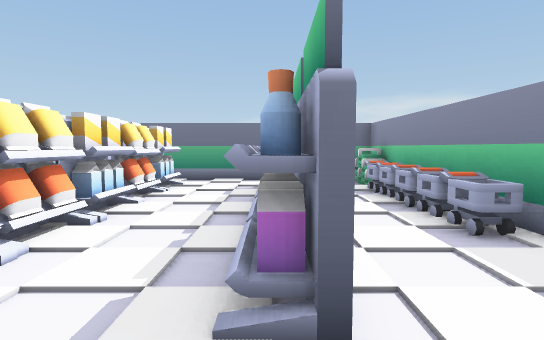
[1] (above)

15 first-person views from a walk through a 3-D level made in the Unity game engine. The camera is 0.55 m above the floor, tilts 4° down and sees 80° across. The floor is counted in squares, 0.5 m on a side. Each view is taken from the middle of a square. On the plan, view 1 faces up. The plan holds only what a view shows up to about 13 squares ahead; the rest is blank. The player is left out.

[2]
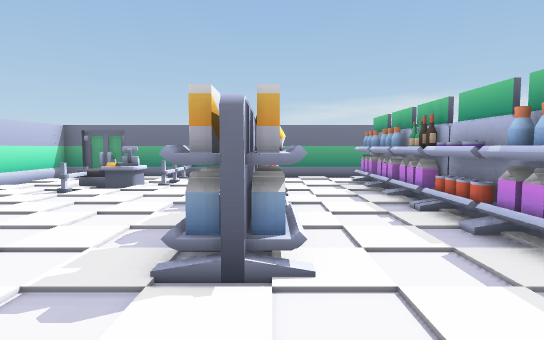

[3]
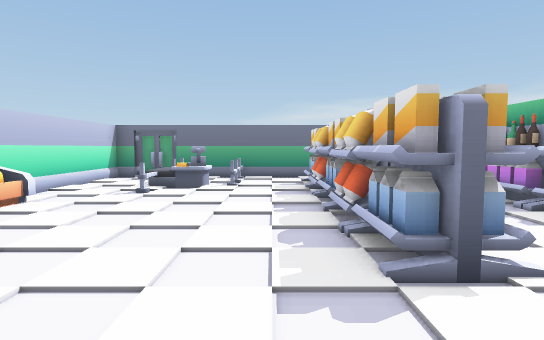

[4]
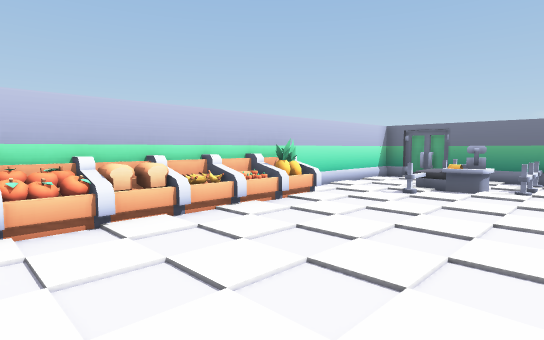

[5]
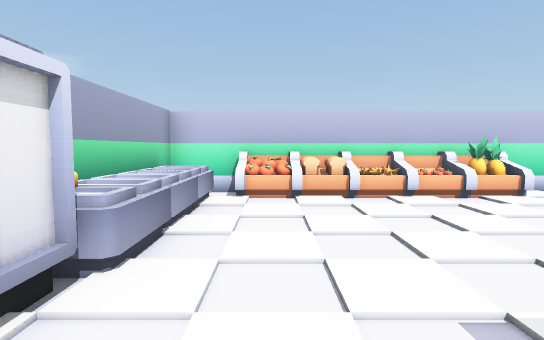

[6]
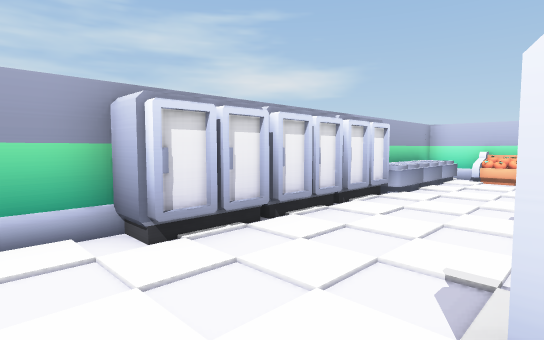

[7]
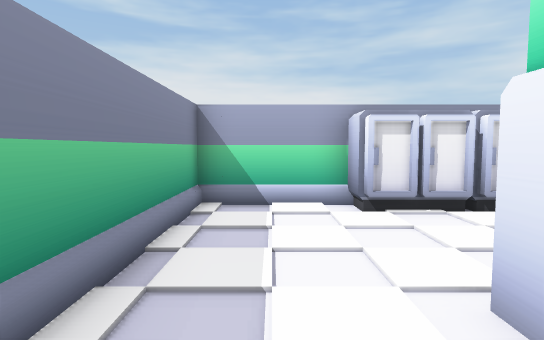

[8]
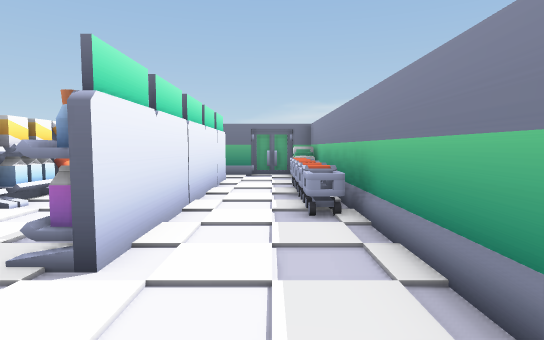

[9]
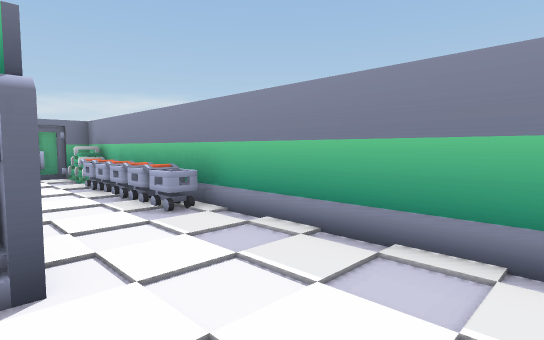

[10]
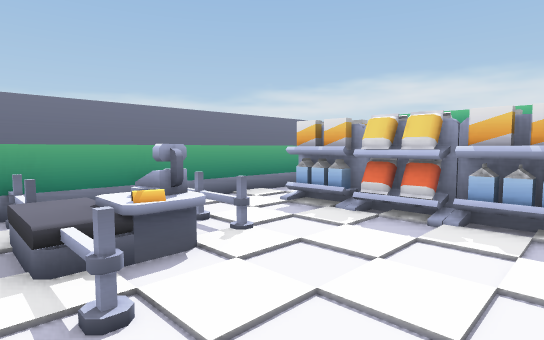

[11]
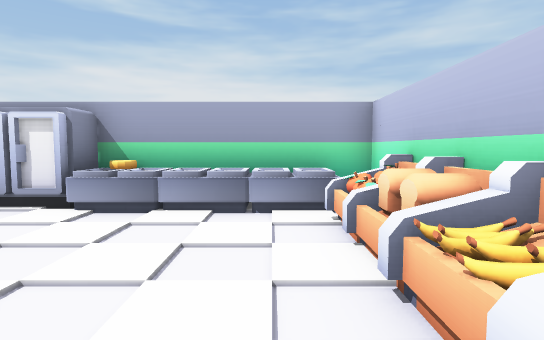

[12]
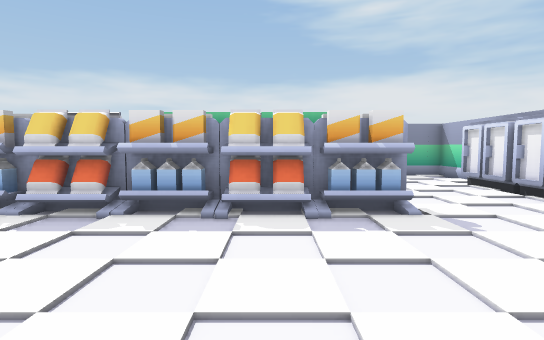

[13]
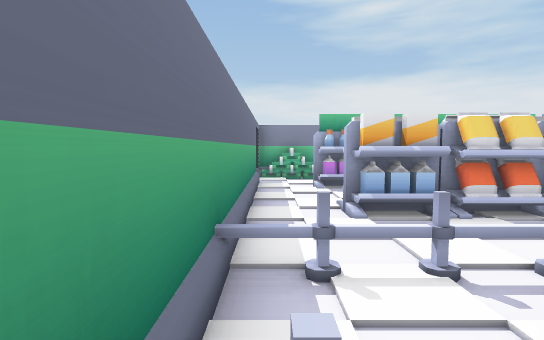

[14]
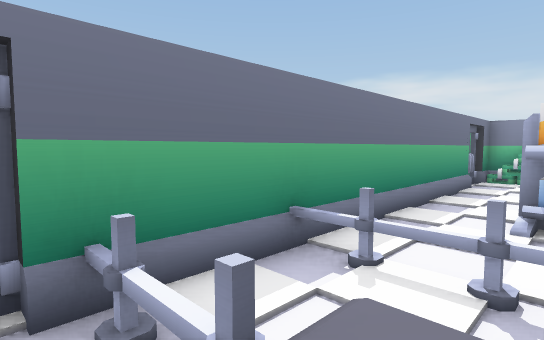

[15]
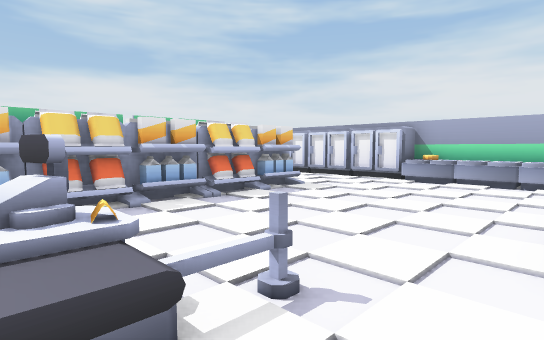

### Floor plan
Key: @ floor where view 1 was taken; # wall or solid block; . floor; O other object.
Columns run from 11 left of view 1 to 4 right of it. Each row starts with its distance up from view 1.
 12 ################
 11 #..O.O........O#
 10 #..O.O.O...O..O#
  9 #..OOO.OO..O..O#
  8 #..OOO.OO..O..O#
  7 #..O...OO..O..O#
  6 #......OO..O..O#
  5 OO.....OO..O..O#
  4 #O.....OO..O..O#
  3 OOO....OO..O...#
  2 #O.....OO..O...#
  1 #O.............#
  0 OO.........@...#
 -1 #OOOOO.........#
 -2 #OOOOOOOOOOO...#
 -3 #######    #####

Where each view was taken, in squares from view 1:
view 1: 0 up, 0 right, facing up
view 2: 1 down, 3 left, facing up
view 3: 1 down, 5 left, facing up
view 4: 1 down, 5 left, facing up-left
view 5: 0 up, 3 left, facing left
view 6: 2 up, 2 right, facing down-left
view 7: 4 up, 2 right, facing down
view 8: 1 down, 2 right, facing up
view 9: 1 down, 0 right, facing up-right
view 10: 5 up, 9 left, facing up-right
view 11: 4 up, 9 left, facing down
view 12: 4 up, 9 left, facing right
view 13: 11 up, 9 left, facing right
view 14: 9 up, 9 left, facing up-right
view 15: 9 up, 10 left, facing down-right
